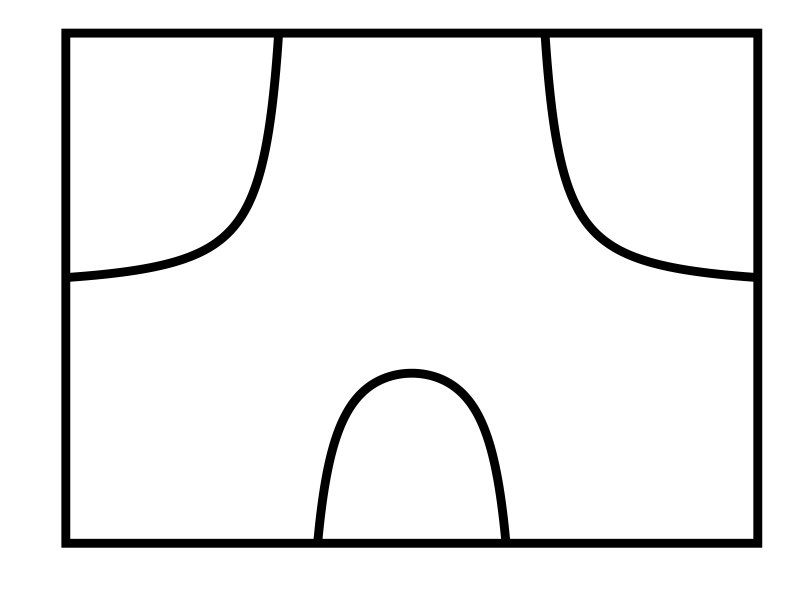

Generate this figure with R:
library(ggplot2)

f <- function(x) 1/(x^2-1) 
x <- seq(-3,3, by=0.001)
y <- f(x) 
d <- data.frame(x=x,y=y) 

p <- ggplot() 
p <- p+geom_rect(fill = "white",color="black",size=3, 
                 aes(NULL, NULL,xmin=-3, xmax=3, 
                     ymin=-3,ymax=3, alpha=0.1)) 
p <- p + geom_line(data=d, aes(x,y), size=3)+ylim(-3,3) 
p <- p + theme_bw() + 
  theme(axis.text.x=element_blank(), 
        axis.text.y=element_blank(), 
        legend.position="none", 
        panel.grid.minor=element_blank(), 
        panel.grid.major=element_blank(), 
        panel.background=element_blank(), 
        axis.ticks=element_blank(), 
        panel.border=element_blank()) 
p <- p+xlab("")+ylab("")

p
